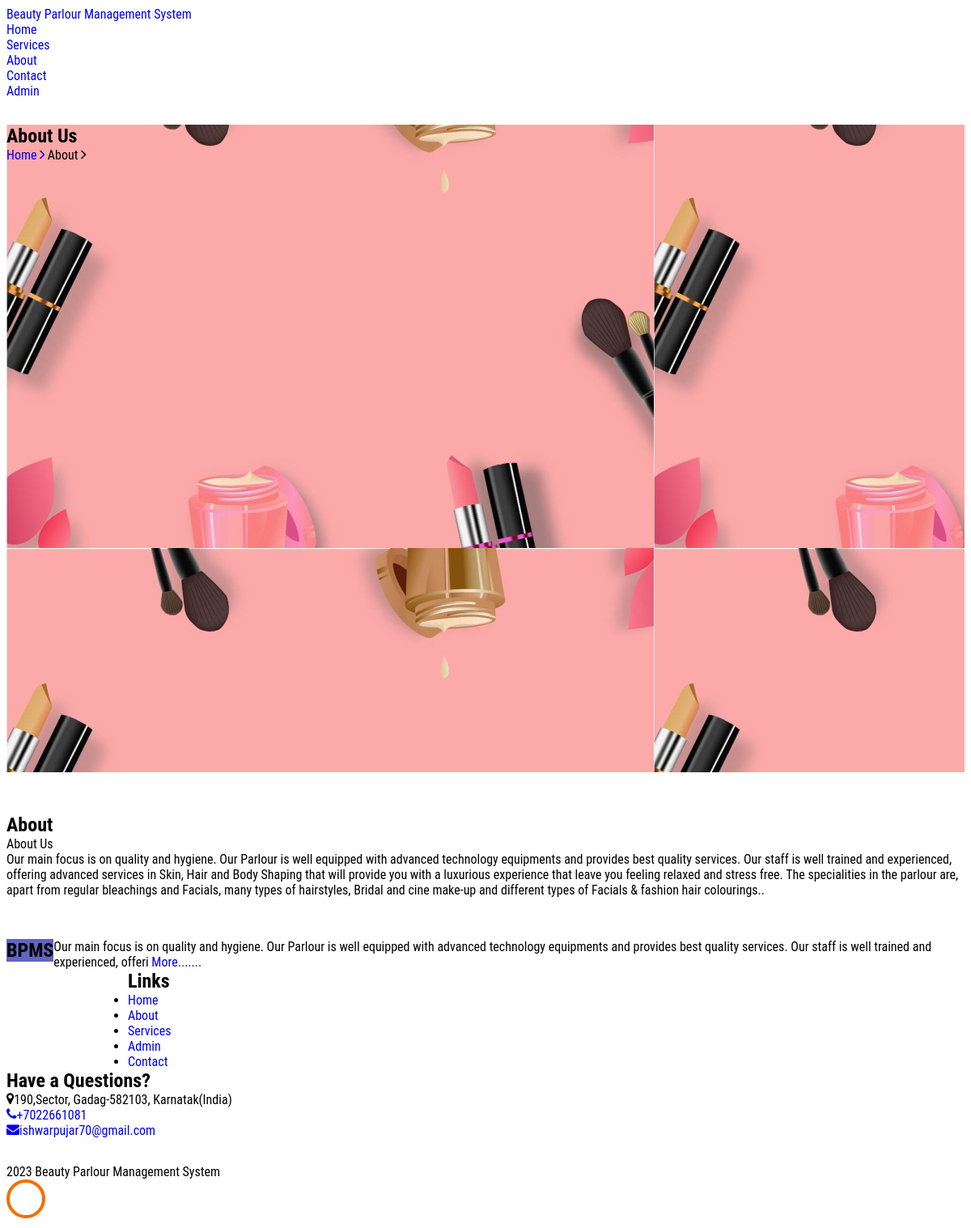
Page /about.php on the committed database.
### tables this page shows
CREATE TABLE `tblpage` (
  `ID` int(10) NOT NULL,
  `PageType` varchar(200) DEFAULT NULL,
  `PageTitle` mediumtext DEFAULT NULL,
  `PageDescription` mediumtext DEFAULT NULL,
  `Email` varchar(200) DEFAULT NULL,
  `MobileNumber` bigint(10) DEFAULT NULL,
  `UpdationDate` date DEFAULT NULL,
  `Timing` varchar(200) NOT NULL
);

### about.php (the view, shortened to what this page needs)
<?php
include('includes/dbconnection.php');
?>
<!DOCTYPE html>
<html lang="en">
  <head>
    <link rel="stylesheet" href="css/open-iconic-bootstrap.min.css">
    <link rel="stylesheet" href="css/animate.css">
    <link rel="stylesheet" href="css/owl.carousel.min.css">
    <link rel="stylesheet" href="css/owl.theme.default.min.css">
    <link rel="stylesheet" href="css/magnific-popup.css">
    <link rel="stylesheet" href="css/aos.css">
    <link rel="stylesheet" href="css/ionicons.min.css">
    <link rel="stylesheet" href="css/bootstrap-datepicker.css">
    <link rel="stylesheet" href="css/jquery.timepicker.css">
    <link rel="stylesheet" href="css/flaticon.css">
    <link rel="stylesheet" href="css/icomoon.css">
    <link rel="stylesheet" href="css/style.css">
  </head>
  <body>
	  <?php include_once('includes/header.php');?>
    <section class="hero-wrap hero-wrap-2" style="background-image: url('images/makeup_background-01.jpg');" data-stellar-background-ratio="0.5">
      <div class="container">
        <div class="row no-gutters slider-text js-fullheight align-items-end justify-content-center">
          <div class="col-md-9 ftco-animate pb-5">
            <h2 class="mb-0 bread">About Us</h2>
            <p class="breadcrumbs"><span class="mr-2"><a href="index.php">Home <i class="ion-ios-arrow-forward"></i></a></span> <span>About <i class="ion-ios-arrow-forward"></i></span></p>
          </div>
        </div>
      </div>
    </section>
    <br>
    <section class="ftco-section ftco-no-pb ftco-no-pt">
			<div class="container">
				<div class="row">
					<div class="col-md-6 py-md-5 pb-5 wrap-about pb-md-5 ftco-animate">
						<?php
$ret=mysqli_query($con,"select * from tblpage where PageType='aboutus' ");
while ($row=mysqli_fetch_array($ret)) {
?>
	          <div class="heading-section mb-4 mt-md-5">
	          	<h1 class="big">About</h1>
	          	<span class="subheading"><?php  echo $row['PageTitle'];?></span>
	          </div>
	          <div class="pb-md-5">
							<p><?php  echo $row['PageDescription'];?>.</p>
						</div>
						<?php } ?>
					</div>
				</div>
			</div>
		</section>
		<br>
   <?php include_once('includes/footer.php');?>
  <div id="ftco-loader" class="show fullscreen"><svg class="circular" width="48px" height="48px"><circle class="path-bg" cx="24" cy="24" r="22" fill="none" stroke-width="4" stroke="#eeeeee"/><circle class="path" cx="24" cy="24" r="22" fill="none" stroke-width="4" stroke-miterlimit="10" stroke="#F96D00"/></svg></div>
  </body>
</html>

### includes/footer.php (shortened to what this page needs)
 <?php
include('includes/dbconnection.php');
?>
 <footer class="ftco-footer ftco-section">
      <div class="container">
        <div class="row mb-5">
          <div class="col-md">
            <div class="ftco-footer-widget mb-4">
              <h2 class="ftco-heading-2 logo">BPMS</h2>
              <?php
$ret=mysqli_query($con,"select * from tblpage where PageType='aboutus' ");
while ($row=mysqli_fetch_array($ret)) {
?>
              <p><?php  echo substr($row['PageDescription'],0,200);?> <a href="about.php">More.......</a></p><?php } ?>
            </div>
          </div>
          <div class="col-md" style="padding-left: 150px">
             <div class="ftco-footer-widget mb-4">
              <h2 class="ftco-heading-2">Links</h2>
              <ul class="list-unstyled">
                <li><a href="index.php" class="py-2 d-block">Home</a></li>
                <li><a href="about.php" class="py-2 d-block">About</a></li>
                <li><a href="services.php" class="py-2 d-block">Services</a></li>
                <li><a href="admin/index.php" class="py-2 d-block">Admin</a></li>
                <li><a href="contact.php" class="py-2 d-block">Contact</a></li>
              </ul>
            </div>
          </div>
          <div class="col-md">
            <div class="ftco-footer-widget mb-4">
            	<h2 class="ftco-heading-2">Have a Questions?</h2>
            	<div class="block-23 mb-3">
                <?php
$ret=mysqli_query($con,"select * from tblpage where PageType='contactus' ");
while ($row=mysqli_fetch_array($ret)) {
?>
	              <ul>
	                <li><span class="icon icon-map-marker"></span><span class="text"><?php  echo $row['PageDescription'];?></span></li>
	                <li><a href="#"><span class="icon icon-phone"></span><span class="text">+<?php  echo $row['MobileNumber'];?></span></a></li>
	                <li><a href="#"><span class="icon icon-envelope"></span><span class="text"><?php  echo $row['Email'];?></span></a></li>
	              </ul>
	            </div>
               <?php } ?>
            </div>
          </div>
        </div>
        <div class="row">
          <div class="col-md-12 text-center">
            <p> 2023 Beauty Parlour Management System  </p>
          </div>
        </div>
      </div>
    </footer>

### css/icomoon.css (style rules this page uses)
[class^="icon-"], [class*=" icon-"] { font-family: 'icomoon' !important; speak: none; font-style: normal; font-weight: normal; font-variant: normal; text-transform: none; line-height: 1; -webkit-font-smoothing: antialiased; -moz-osx-font-smoothing: grayscale; }
.icon-map-marker:before { content: "\f041"; }
.icon-phone:before { content: "\f095"; }
.icon-envelope:before { content: "\f0e0"; }

### admin/css/style.css (style rules this page uses)
h4, h5, h6, h1, h2, h3 { margin: 0; }
ul, ol { margin: 0; }
p { margin: 0; }
html, body { font-family: 'Roboto Condensed', sans-serif; font-size: 100%; overflow-x: hidden; background: #fff; }
body a { transition: 0.5s all ease; -webkit-transition: 0.5s all ease; -moz-transition: 0.5s all ease; -o-transition: 0.5s all ease; -ms-transition: 0.5s all ease; text-decoration:none; }
h1,h2,h3,h4,h5,h6 { margin:0; }
p { margin:0; }
ul,label { margin:0; padding:0; }
.logo { background: #6164C1; text-align: center; float: left; }
.charts,.row { margin: 2em 0 0; }

### rows in the picture
tblpage: PageTitle "About Us", PageDescription "Our main focus is on quality and hygiene. Our Parlour is well equipped with advanced technology equipments and provides best quality services. Our staff is well trained and experienced, offering advanced services in Skin, Hair and Body Shaping that will provide you with a luxurious experience that leave you feeling relaxed and stress free. The specialities in the parlour are, apart from regular bleachings and Facials, many types of hairstyles, Bridal and cine make-up and different types of Facials & fashion hair colourings.", PageDescription "Our main focus is on quality and hygiene. Our Parlour is well equipped with advanced technology equipments and provides best quality services. Our staff is well trained and experienced, offeri"
tblpage: PageDescription "190,Sector, Gadag-582103, Karnatak(India)", MobileNumber "7022661081", Email "ishwarpujar70@gmail.com"
